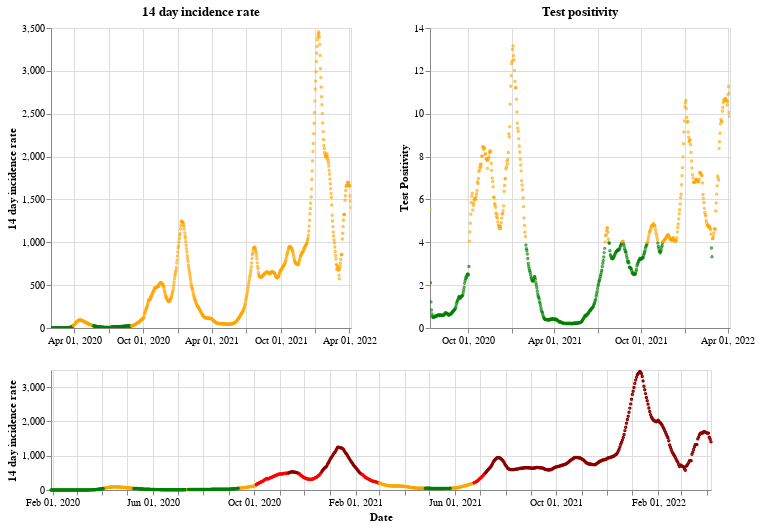

Notebook cell for this chart:
### Markdown cell above
## England

### Code cell
plot_traffic_light('England')

### Figure 1 — Vega-Lite specification as saved in the notebook (floating-point values rounded to 4 significant figures; data arrays with more than 128 entries replaced by an {"elided": "..."} marker saying what was removed)
{"config": {"view": {"continuousWidth": 400, "continuousHeight": 300}}, "vconcat": [{"hconcat": [{"mark": {"type": "point", "size": 2}, "encoding": {"color": {"condition": {"value": "green", "test": "(datum.twoWeeklyCasesRate <= 25)"}, "value": "orange"}, "tooltip": [{"type": "nominal", "field": "areaName"}, {"type": "temporal", "field": "date"}, {"type": "quantitative", "field": "twoWeeklyCasesRate"}, {"type": "quantitative", "field": "testPositivity"}], "x": {"type": "temporal", "axis": {"title": ""}, "field": "date", "scale": {"domain": {"selection": "DateBrush"}}, "timeUnit": "yearmonthdate"}, "y": {"type": "quantitative", "axis": {"title": "14 day incidence rate"}, "field": "twoWeeklyCasesRate"}}, "title": "14 day incidence rate", "width": 300}, {"mark": {"type": "point", "size": 2}, "encoding": {"color": {"condition": {"value": "green", "test": "(datum.testPositivity <= 4)"}, "value": "orange"}, "tooltip": [{"type": "nominal", "field": "areaName"}, {"type": "temporal", "field": "date"}, {"type": "quantitative", "field": "twoWeeklyCasesRate"}, {"type": "quantitative", "field": "testPositivity"}], "x": {"type": "temporal", "axis": {"title": ""}, "field": "date", "scale": {"domain": {"selection": "DateBrush"}}, "timeUnit": "yearmonthdate"}, "y": {"type": "quantitative", "axis": {"title": "Test Positivity"}, "field": "testPositivity"}}, "title": "Test positivity", "width": 300}]}, {"layer": [{"mark": {"type": "point", "size": 2}, "encoding": {"color": {"condition": {"value": "orange", "test": "(((datum.testPositivity < 4) && (datum.twoWeeklyCasesRate >= 50)) && (datum.twoWeeklyCasesRate < 200))"}, "value": "red"}, "opacity": {"condition": {"value": 1, "test": "((datum.twoWeeklyCasesRate >= 50) && (datum.twoWeeklyCasesRate < 500))"}, "value": 0}, "tooltip": [{"type": "nominal", "field": "areaName"}, {"type": "temporal", "field": "date"}, {"type": "quantitative", "field": "twoWeeklyCasesRate"}, {"type": "quantitative", "field": "testPositivity"}], "x": {"type": "temporal", "axis": {"title": "Date"}, "field": "date", "timeUnit": "yearmonthdate"}, "y": {"type": "quantitative", "axis": {"title": "14 day incidence rate"}, "field": "twoWeeklyCasesRate"}}, "selection": {"DateBrush": {"type": "interval", "encodings": ["x"], "fields": ["Time"]}}}, {"mark": {"type": "point", "size": 2}, "encoding": {"color": {"value": "darkred"}, "opacity": {"condition": {"value": 1, "test": "(datum.twoWeeklyCasesRate >= 500)"}, "value": 0}, "tooltip": [{"type": "nominal", "field": "areaName"}, {"type": "temporal", "field": "date"}, {"type": "quantitative", "field": "twoWeeklyCasesRate"}, {"type": "quantitative", "field": "testPositivity"}], "x": {"type": "temporal", "axis": {"title": "Date"}, "field": "date", "timeUnit": "yearmonthdate"}, "y": {"type": "quantitative", "axis": {"title": "14 day incidence rate"}, "field": "twoWeeklyCasesRate"}}}, {"mark": {"type": "point", "size": 2}, "encoding": {"color": {"condition": {"value": "green", "test": "((datum.testPositivity < 4) && (datum.twoWeeklyCasesRate < 50))"}, "value": "orange"}, "opacity": {"condition": {"value": 1, "test": "(datum.twoWeeklyCasesRate < 50)"}, "value": 0}, "tooltip": [{"type": "nominal", "field": "areaName"}, {"type": "temporal", "field": "date"}, {"type": "quantitative", "field": "twoWeeklyCasesRate"}, {"type": "quantitative", "field": "testPositivity"}], "x": {"type": "temporal", "axis": {"title": "Date"}, "field": "date", "timeUnit": "yearmonthdate"}, "y": {"type": "quantitative", "axis": {"title": "14 day incidence rate"}, "field": "twoWeeklyCasesRate"}}}], "height": 120, "width": 660}], "data": {"name": "data-6474188799f7feae2b3a86a661e8b8b6"}, "$schema": "https://vega.github.io/schema/vega-lite/v4.8.1.json", "datasets": {"data-6474188799f7feae2b3a86a661e8b8b6": {"elided": "798 records"}}}
